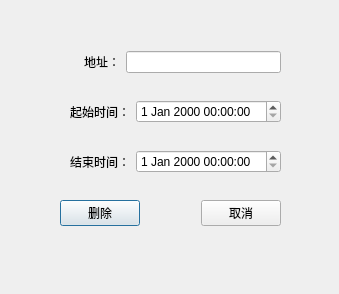
<?xml version="1.0" encoding="UTF-8"?>
<ui version="4.0">
 <class>CDELETE</class>
 <widget class="QDialog" name="CDELETE">
  <property name="geometry">
   <rect>
    <x>0</x>
    <y>0</y>
    <width>339</width>
    <height>294</height>
   </rect>
  </property>
  <property name="minimumSize">
   <size>
    <width>339</width>
    <height>294</height>
   </size>
  </property>
  <property name="maximumSize">
   <size>
    <width>339</width>
    <height>294</height>
   </size>
  </property>
  <property name="windowTitle">
   <string>Dialog</string>
  </property>
  <widget class="QWidget" name="">
   <property name="geometry">
    <rect>
     <x>60</x>
     <y>30</y>
     <width>221</width>
     <height>221</height>
    </rect>
   </property>
   <layout class="QVBoxLayout" name="verticalLayout">
    <item>
     <layout class="QHBoxLayout" name="horizontalLayout">
      <item>
       <widget class="QLabel" name="label_3">
        <property name="minimumSize">
         <size>
          <width>60</width>
          <height>20</height>
         </size>
        </property>
        <property name="text">
         <string>地址：</string>
        </property>
        <property name="alignment">
         <set>Qt::AlignRight|Qt::AlignTrailing|Qt::AlignVCenter</set>
        </property>
       </widget>
      </item>
      <item>
       <widget class="QLineEdit" name="QlineAddr">
        <property name="minimumSize">
         <size>
          <width>120</width>
          <height>20</height>
         </size>
        </property>
       </widget>
      </item>
     </layout>
    </item>
    <item>
     <layout class="QHBoxLayout" name="horizontalLayout_2">
      <item>
       <widget class="QLabel" name="label">
        <property name="minimumSize">
         <size>
          <width>60</width>
          <height>20</height>
         </size>
        </property>
        <property name="text">
         <string>起始时间：</string>
        </property>
        <property name="alignment">
         <set>Qt::AlignRight|Qt::AlignTrailing|Qt::AlignVCenter</set>
        </property>
       </widget>
      </item>
      <item>
       <widget class="QDateTimeEdit" name="QdateStime">
        <property name="minimumSize">
         <size>
          <width>120</width>
          <height>20</height>
         </size>
        </property>
       </widget>
      </item>
     </layout>
    </item>
    <item>
     <layout class="QHBoxLayout" name="horizontalLayout_3">
      <item>
       <widget class="QLabel" name="label_2">
        <property name="minimumSize">
         <size>
          <width>60</width>
          <height>20</height>
         </size>
        </property>
        <property name="text">
         <string>结束时间：</string>
        </property>
        <property name="alignment">
         <set>Qt::AlignRight|Qt::AlignTrailing|Qt::AlignVCenter</set>
        </property>
       </widget>
      </item>
      <item>
       <widget class="QDateTimeEdit" name="QdateEtime">
        <property name="minimumSize">
         <size>
          <width>120</width>
          <height>20</height>
         </size>
        </property>
       </widget>
      </item>
     </layout>
    </item>
    <item>
     <layout class="QHBoxLayout" name="horizontalLayout_4">
      <item>
       <widget class="QPushButton" name="QpbtnDelete">
        <property name="minimumSize">
         <size>
          <width>75</width>
          <height>25</height>
         </size>
        </property>
        <property name="text">
         <string>删除</string>
        </property>
       </widget>
      </item>
      <item>
       <spacer name="horizontalSpacer">
        <property name="orientation">
         <enum>Qt::Horizontal</enum>
        </property>
        <property name="sizeHint" stdset="0">
         <size>
          <width>40</width>
          <height>20</height>
         </size>
        </property>
       </spacer>
      </item>
      <item>
       <widget class="QPushButton" name="QpbtnClose">
        <property name="minimumSize">
         <size>
          <width>75</width>
          <height>25</height>
         </size>
        </property>
        <property name="text">
         <string>取消</string>
        </property>
       </widget>
      </item>
     </layout>
    </item>
   </layout>
  </widget>
 </widget>
 <resources/>
 <connections/>
</ui>
